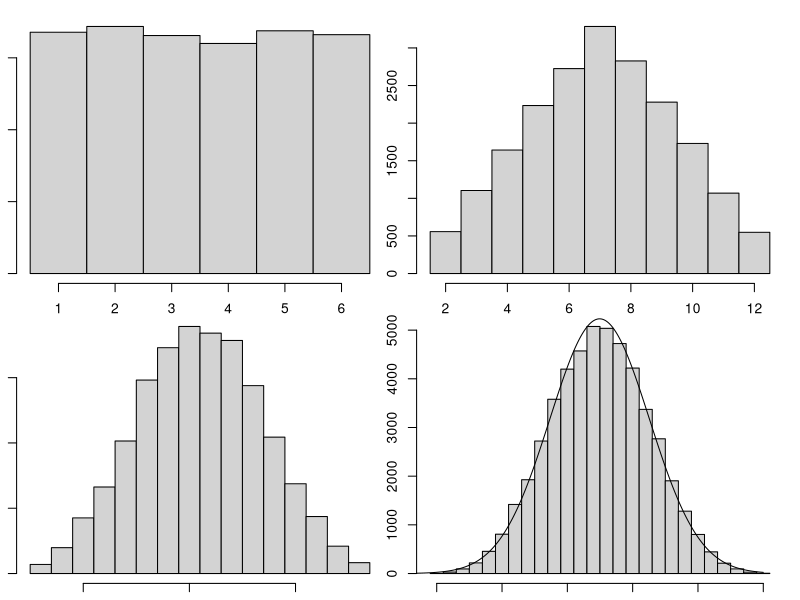

Recreate this plot in R.
##########################################################################
# Data 710: Introduction to R
# Week 5 - Programming Structures
##########################################################################
#
# GITHUB:  https://github.com/mrpgmr67/Introduction-to-R
#
##########################################################################

setwd("D:/Davenport/Data 710 Scripts/Data")                      # Don't forget to set to your working directory to find the files

##################################################################################################
# Create a function to prove the Central Limit Theorem using a given equation. This function will 
# be used in future week's assignments.
##################################################################################################
#
#  Central Limit Theorem - If you take repeated samples from a population with a finite 
#  variance and calculate their averages, then the averages will be normally distributed
#

centralLimitTheorem <- function(diceValues, nbrDice, aSampleNbr, xlab, showCurve=FALSE) {
  
  means <- numeric(aSampleNbr)
  for (i in 1:aSampleNbr) {
    samples <- sample(diceValues,nbrDice,replace=TRUE)
    aSum <- sum(samples)
    means[i] <- mean(aSum)
  }
  lowerBreak = (diceValues[1]*nbrDice) - .5
  upperBreak = (diceValues[length(diceValues)]*nbrDice) + .5
  hist(means,xlab=xlab,breaks=lowerBreak:upperBreak, main="")

  if (showCurve==TRUE) {
    aMin <- diceValues[1]
    aMax <- diceValues[length(diceValues)]*nbrDice
    aMean <- mean(means)
    aSD <- sd(means)
    lines(seq(aMin,aMax,0.1),dnorm(seq(aMin,aMax,0.1),aMean,aSD)*aSampleNbr)
  }
}

par(mfrow=c(2,2))
par(mar=c(1,1,1,1))
aResult <- centralLimitTheorem(c(1:6),1,10000,"One Dice")
aResult <- centralLimitTheorem(c(1:6),2,20000,"Two Dice")
aResult <- centralLimitTheorem(c(1:6),3,30000,"Three Dice")
aResult <- centralLimitTheorem(c(1:6),5,50000,"Five Dice",showCurve = TRUE)

##################################################################################################
# Create a function to perform a quick sort.
# Adapted from The Art of Programming by Rorman Matloff (page 176)
##################################################################################################
# The following function implements a more "traditional" quicksort algorithm using array indexes.
# Partitioning is done "manually" without using R easy filtering features.  The use of arrays would
# be less efficient than vectorization, but this function is focused on flow control.
quickSort <- function(aVector, lowIndex, highIndex) {
  if (lowIndex < highIndex)
  {
    pivot <- aVector[highIndex];  
    
    i <- (lowIndex - 1) 
    
    for (j in lowIndex:(highIndex-1)) {
      if (aVector[j] <= pivot) {
        i<-i+1
        
        #Exchange values
        aTemp<-aVector[i]
        aVector[i]<-aVector[j]
        aVector[j]<-aTemp
      }
    }
    # Exchange values
    aTemp <-aVector[(i+1)]
    aVector[i+1] <- aVector[highIndex]
    aVector[highIndex] <- aTemp
    
    anIndex <- i + 1
        
    aVector <- quickSort(aVector, lowIndex, anIndex - 1);  
    aVector <- quickSort(aVector, anIndex + 1, highIndex); 
  }
  return(aVector)
}

#Test QuickSort
myNum <- c(56,12,23,87,10,45,27,72,23,20,100)
mySortedNum <- quickSort(myNum,1,length(myNum))
mySortedNum

myNum <- c(10,9,8,7,6,5,4,3)
mySortedNum <- quickSort(myNum,1,length(myNum))
mySortedNum

myNum <- c(1,2,1,2)
mySortedNum <- quickSort(myNum,1,length(myNum))
mySortedNum

#  How can it be rewritten to be more efficient? 
#
#  Second parameter is always one, so you could use as a constant.
#  Third parameter is the length of the first, so it could be calculated inside function



##################################################################################################
# Create a binary search tree function.
# Adapted core funtions from printtree, newtree, and ins from The Art of Programming by Rorman Matloff (pages 181 - 182)
##################################################################################################
createTree <- function (aValue) {
  
  aTree <- matrix(data=c(NA,NA,NA),nrow=3,ncol=3)
  aTree[1,2] <- aValue
  colnames(aTree)<-c("Left","Value","Right")
  aSize<-3
  anIndex<-2
  
  aResult <- list(nextIndex=anIndex, matrixSize=aSize, treeMatrix=aTree)
  return(aResult)
}

addNode <-function(aTree,aValue) {
  
  nextIndex <- aTree["nextIndex"][[1]]
  matrixSize <- aTree["matrixSize"][[1]]
  treeMatrix <- aTree["treeMatrix"][[1]]
  
  # Add more space to the matrix if needed
  if (nextIndex > matrixSize) {
    treeMatrix <- rbind(treeMatrix, matrix(c(NA,NA,NA),nrow=3,ncol=3))
    matrixSize <- matrixSize + 3
  }
  
  # Set starting location  
  anIndex <- 1
  while (anIndex > 0){
    if (aValue <= treeMatrix[anIndex,"Value"]) {
      # Add Value
      if (is.na(treeMatrix[anIndex,"Left"])) {
        treeMatrix[anIndex,"Left"]<-nextIndex
        treeMatrix[nextIndex,"Value"]<-aValue
        anIndex<-0
      } else {
        # Traverse down a level to the Left
        anIndex <- treeMatrix[anIndex,"Left"][[1]]
      }
    } else {
      if (is.na(treeMatrix[anIndex,"Right"])) {
        treeMatrix[anIndex,"Right"]<-nextIndex
        treeMatrix[nextIndex,"Value"]<-aValue
        anIndex<-0
      } else {
        # Traverse down a level to the Right
        anIndex <- treeMatrix[anIndex,"Right"][[1]]
      }
    }
  }
  nextIndex<-nextIndex+1
  aResult <- list(nextIndex=nextIndex, matrixSize=matrixSize, treeMatrix=treeMatrix)
  return(aResult)
}    

printTree <- function(aTree, aSpace=1, anIndex=1){
  
  treeMatrix <- aTree["treeMatrix"][[1]]
  aCount <- 5
  
  if(is.na(treeMatrix[anIndex,"Value"][[1]]) == TRUE) {
    return()
  }
  
  aSpace <- aSpace+aCount
  
  printTree(aTree, aSpace, treeMatrix[anIndex,"Right"][[1]])
  if (exists("printString") != TRUE) {
    printString<-""
  }
  cat(rep(".",(aSpace-aCount-1)), sep="")
  cat(treeMatrix[anIndex,"Value"][[1]],"\n")
  printTree(aTree, aSpace, treeMatrix[anIndex, "Left"][[1]])
  
  return()
}

# Test Binary Tree
aTree <- createTree(8)
p<-printTree(aTree)
aTree <- addNode(aTree,5)
p<-printTree(aTree)
aTree <- addNode(aTree,20)
p<-printTree(aTree)
aTree <- addNode(aTree,6)
p<-printTree(aTree)
aTree <- addNode(aTree,2)
p<-printTree(aTree)
aTree <- addNode(aTree,21)
p<-printTree(aTree)
aTree <- addNode(aTree,18)
p<-printTree(aTree)

##################################################################################################
# Create a discrete event simulation for a queue system involving a bus terminal. It should include 
# an event list, along with components to add and subtract from that list as buses arrive and depart 
# from the terminal. The following functions should be present:
#      - Core simulation function
#      - Variable initialization
#      - Add event
#      - Event response
#      - Get next event
#      - Function to print the results of the simulation
##################################################################################################

# DES.R:  R routines for discrete-event simulation (DES)

# Adapted from The Art of Programming by Rorman Matloff (pages 166 - 169)

# each event will be represented by a data frame row consisting of the
# following components:  evnttime, the time the event is to occur;
# evnttype, a character string for the programmer-defined event type;
# optional application-specific components, e.g.
# the job's arrival time in a queuing app

# a global list named "sim" holds the events data frame, evnts, and
# current simulated time, currtime; there is also a component dbg, which
# indicates debugging mode

# forms a row for an event of type evntty that will occur at time
# evnttm; see comments in schedevnt() regarding appin
evntrow <- function(evnttm,evntty,appin=NULL) {
  rw <- c(list(evnttime=evnttm,evnttype=evntty),appin)
  return(as.data.frame(rw))
}

# insert event with time evnttm and type evntty into event list;
# appin is an optional set of application-specific traits of this event,
# specified in the form a list with named components
schedevnt <- function(evnttm,evntty,appin=NULL) {
  newevnt <- evntrow(evnttm,evntty,appin)
  # if the event list is empty, set it to consist of evnt and return
  if (is.null(sim$evnts)) {
    sim$evnts <<- newevnt
    return()
  }
  # otherwise, find insertion point
  inspt <- binsearch((sim$evnts)$evnttime,evnttm) 
  # now "insert," by reconstructing the data frame; we find what
  # portion of the current matrix should come before the new event and
  # what portion should come after it, then string everything together
  before <- 
    if (inspt == 1) NULL else sim$evnts[1:(inspt-1),]
  nr <- nrow(sim$evnts)
  after <- if (inspt <= nr) sim$evnts[inspt:nr,] else NULL
  sim$evnts <<- rbind(before,newevnt,after)
}

# binary search of insertion point of y in the sorted vector x; returns
# the position in x before which y should be inserted, with the value
# length(x)+1 if y is larger than x[length(x)]; could be changed to C
# code for efficiency
binsearch <- function(x,y) {
  n <- length(x)
  lo <- 1
  hi <- n
  while(lo+1 < hi) {
    mid <- floor((lo+hi)/2)
    if (y == x[mid]) return(mid)
    if (y < x[mid]) hi <- mid else lo <- mid
  }
  if (y <= x[lo]) return(lo)
  if (y < x[hi]) return(hi)
  return(hi+1)
}

# start to process next event (second half done by application
# programmer via call to reactevnt()) 
getnextevnt <- function() {
  head <- sim$evnts[1,]
  # delete head
  if (nrow(sim$evnts) == 1) {
    sim$evnts <<- NULL
  } else sim$evnts <<- sim$evnts[-1,]
  return(head)
}

# simulation body
# arguments:
#    initglbls:  application-specific initialization function; inits
#      globals to statistical totals for the app, etc.; records apppars
#      in globals; schedules the first event
#    reactevnt: application-specific event handling function, coding the
#       proper action for each type of event
#    prntrslts:  prints application-specific results, e.g. mean queue
#       wait
#    apppars:  list of application-specific parameters, e.g.
#      number of servers in a queuing app
#    maxsimtime:  simulation will be run until this simulated time 
#    dbg:  debug flag; if TRUE, sim will be printed after each event
dosim <- function(initglbls,reactevnt,prntrslts,maxsimtime,apppars=NULL,
                  dbg=FALSE) {
  sim <<- list()
  sim$currtime <<- 0.0  # current simulated time
  sim$evnts <<- NULL  # events data frame
  sim$dbg <<- dbg
  initglbls(apppars)
  while(sim$currtime < maxsimtime) {  
    head <- getnextevnt()
    sim$currtime <<- head$evnttime  # update current simulated time
    reactevnt(head)  # process this event 
    if (dbg) print(sim)
  }
  prntrslts()
}

# Bus terminal application specific functions 
# This simulation assumes a normal distribution for the servicing and arrival of a bus at a terminal.  
# The key to the simulation will largely be the identification of the right distribution.  A normal
# distribution would not be a proper choice if there are going to be values near zero, which would result 
# in an error trap.  By adjusting the values in the error trap, the normal distribution would be lost.
terminalInitGlbls <- function(apppars) {
  terminal.Glbls <<- list()
  # simulation parameters
  terminal.Glbls$arrvrate <<- apppars$arrvrate
  terminal.Glbls$arrvsd   <<- apppars$arrvsd
  terminal.Glbls$srvrate <<- apppars$srvrate
  terminal.Glbls$srvsd <<- apppars$srvsd
  # server queue, consisting of arrival times of queued jobs
  terminal.Glbls$srvq <<- vector(length=0) 
  # statistics
  terminal.Glbls$busesDeparted <<- 0  # jobs done so far
  terminal.Glbls$totwait <<- 0.0  # total wait time so far

  aTime <- rnorm(1,terminal.Glbls$arrvrate,terminal.Glbls$arrvsd)
  # Prevent buses from arriving "in the past" or at the same time
  ifelse (aTime <= 0,1,aTime)                     
  arrvtime <- sim$currtime + aTime
  schedevnt(arrvtime,"arrv",list(arrvtime=arrvtime))
}

# application-specific event processing function called by dosim()
# in the general DES library 
terminalEvent <- function(head) {
  if (head$evnttype == "arrv") {  # arrival

    if (length(terminal.Glbls$srvq) == 0) {
      terminal.Glbls$srvq <<- head$arrvtime

      aTime <- rnorm(1,terminal.Glbls$srvrate,terminal.Glbls$srvsd)
      
      # Error Trap - Bus must stop for at least 1 minute to handle empty buses
      ifelse (aTime <= 0,1,aTime)
      
      srvdonetime <- sim$currtime + aTime                     
      
      schedevnt(srvdonetime,"srvdone",list(arrvtime=head$arrvtime))
    } else {
      terminal.Glbls$srvq <<- c(terminal.Glbls$srvq,head$arrvtime)
    }
    
    # generate next arrival using a normal distribution
    aTime <- rnorm(1,terminal.Glbls$arrvrate,terminal.Glbls$arrvsd)
    # Error Trap - Prevent buses from arriving "in the past" or at the same time
    ifelse (aTime <= 0,1,aTime)                     
    arrvtime <- sim$currtime + aTime
    schedevnt(arrvtime,"arrv",list(arrvtime=arrvtime))
  } else {  

    terminal.Glbls$busesDeparted <<- terminal.Glbls$busesDeparted + 1
    terminal.Glbls$totwait <<- terminal.Glbls$totwait + sim$currtime - head$arrvtime
    # remove from queue
    terminal.Glbls$srvq <<- terminal.Glbls$srvq[-1]
    # more still in the queue?
    if (length(terminal.Glbls$srvq) > 0) {
      # schedule new service
      
      aTime <- rnorm(1,terminal.Glbls$srvrate,terminal.Glbls$srvsd)
      # Bus must stop for at least 1 minute to handle empty situations
      ifelse (aTime <= 0,1,aTime)
      
      srvdonetime <- sim$currtime + aTime                     
      schedevnt(srvdonetime,"srvdone",list(arrvtime=terminal.Glbls$srvq[1]))
    } 
  }
}

terminalSimResultsPrint <- function() {
  print("Total Wait Time:")
  print(terminal.Glbls$totwait)
  print("Total Buses Serviced:")
  print(terminal.Glbls$busesDeparted)
  print("Bus mean times (minutes):")
  print(terminal.Glbls$totwait/terminal.Glbls$busesDeparted)
}

# Bus termininal is open for 12 hours a day (i.e. 720 minutes)
# A simulation with typical parameters
dosim(terminalInitGlbls,terminalEvent,terminalSimResultsPrint,720,list(arrvrate=45,arrvsd=10,srvrate=45,srvsd=10))

# A simulation with quick service rates
dosim(terminalInitGlbls,terminalEvent,terminalSimResultsPrint,720,list(arrvrate=45,arrvsd=10,srvrate=5,srvsd=1))

# A simulation with quick arrivals
dosim(terminalInitGlbls,terminalEvent,terminalSimResultsPrint,720,list(arrvrate=5,arrvsd=1,srvrate=45,srvsd=10))

